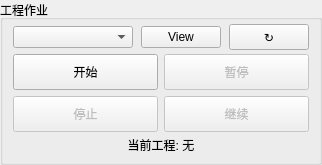
           <widget class="QGroupBox" name="armProjectGroup">
            <property name="title">
             <string>工程作业</string>
            </property>
            <layout class="QVBoxLayout" name="armProjectLayout">
             <property name="spacing">
              <number>4</number>
             </property>
             <property name="leftMargin">
              <number>10</number>
             </property>
             <property name="topMargin">
              <number>4</number>
             </property>
             <property name="rightMargin">
              <number>10</number>
             </property>
             <property name="bottomMargin">
              <number>8</number>
             </property>
             <item>
              <layout class="QHBoxLayout" name="armProjectSelRow">
               <property name="spacing">
                <number>8</number>
               </property>
               <item>
                <widget class="QComboBox" name="cmbArmProjects">
                 <property name="sizePolicy">
                  <sizepolicy hsizetype="Expanding" vsizetype="Fixed">
                   <horstretch>1</horstretch>
                   <verstretch>0</verstretch>
                  </sizepolicy>
                 </property>
                 <property name="minimumSize">
                  <size>
                   <width>120</width>
                   <height>0</height>
                  </size>
                 </property>
                </widget>
               </item>
               <item>
                <widget class="QPushButton" name="btnArmView">
                 <property name="toolTip">
                  <string>打开 WebView 弹窗</string>
                 </property>
                 <property name="text">
                  <string>View</string>
                 </property>
                </widget>
               </item>
               <item>
                <widget class="QPushButton" name="btnArmRefresh">
                 <property name="minimumSize">
                  <size>
                   <width>28</width>
                   <height>26</height>
                  </size>
                 </property>
                 <property name="text">
                  <string>↻</string>
                 </property>
                </widget>
               </item>
              </layout>
             </item>
             <item>
              <layout class="QGridLayout" name="armProjectBtnGrid">
               <property name="spacing">
                <number>6</number>
               </property>
               <item row="0" column="0">
                <widget class="QPushButton" name="btnArmProjectStart">
                 <property name="minimumSize">
                  <size>
                   <width>0</width>
                   <height>36</height>
                  </size>
                 </property>
                 <property name="text">
                  <string>开始</string>
                 </property>
                </widget>
               </item>
               <item row="0" column="1">
                <widget class="QPushButton" name="btnArmProjectPause">
                 <property name="enabled">
                  <bool>false</bool>
                 </property>
                 <property name="minimumSize">
                  <size>
                   <width>0</width>
                   <height>36</height>
                  </size>
                 </property>
                 <property name="text">
                  <string>暂停</string>
                 </property>
                </widget>
               </item>
               <item row="1" column="0">
                <widget class="QPushButton" name="btnArmProjectStop">
                 <property name="enabled">
                  <bool>false</bool>
                 </property>
                 <property name="minimumSize">
                  <size>
                   <width>0</width>
                   <height>36</height>
                  </size>
                 </property>
                 <property name="text">
                  <string>停止</string>
                 </property>
                </widget>
               </item>
               <item row="1" column="1">
                <widget class="QPushButton" name="btnArmProjectResume">
                 <property name="enabled">
                  <bool>false</bool>
                 </property>
                 <property name="minimumSize">
                  <size>
                   <width>0</width>
                   <height>36</height>
                  </size>
                 </property>
                 <property name="text">
                  <string>继续</string>
                 </property>
                </widget>
               </item>
              </layout>
             </item>
             <item>
              <widget class="QLabel" name="lblArmProjectStatus">
               <property name="text">
                <string>当前工程: 无</string>
               </property>
               <property name="alignment">
                <set>Qt::AlignmentFlag::AlignCenter</set>
               </property>
              </widget>
             </item>
            </layout>
           </widget>
